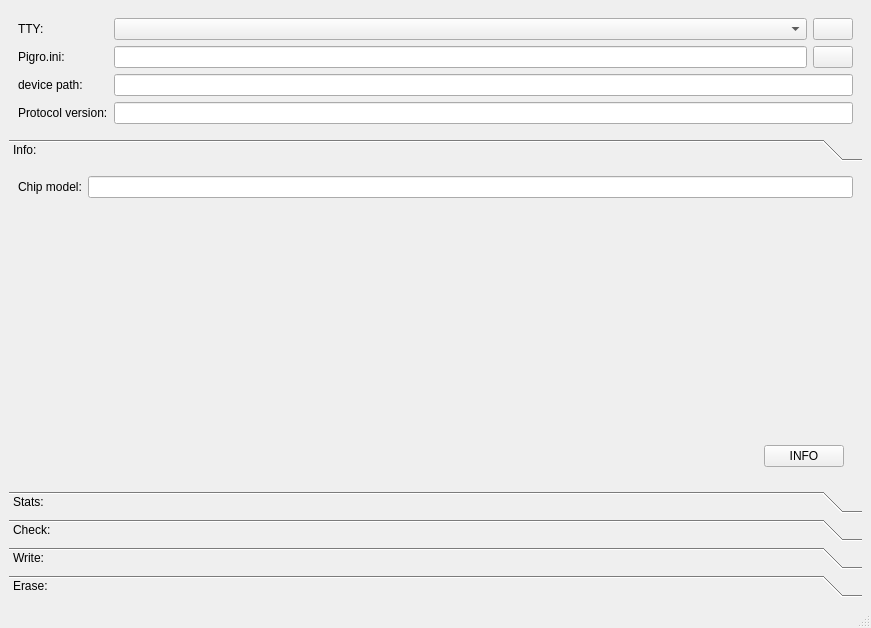
<?xml version="1.0" encoding="UTF-8"?>
<ui version="4.0">
 <class>PigroWindow</class>
 <widget class="QMainWindow" name="PigroWindow">
  <property name="geometry">
   <rect>
    <x>0</x>
    <y>0</y>
    <width>871</width>
    <height>628</height>
   </rect>
  </property>
  <property name="windowTitle">
   <string>MainWindow</string>
  </property>
  <widget class="QWidget" name="centralwidget">
   <layout class="QVBoxLayout" name="verticalLayout">
    <item>
     <widget class="QWidget" name="widget_4" native="true">
      <property name="sizePolicy">
       <sizepolicy hsizetype="Preferred" vsizetype="Minimum">
        <horstretch>0</horstretch>
        <verstretch>0</verstretch>
       </sizepolicy>
      </property>
      <layout class="QFormLayout" name="formLayout_2">
       <item row="0" column="0">
        <widget class="QLabel" name="label">
         <property name="text">
          <string>TTY:</string>
         </property>
        </widget>
       </item>
       <item row="0" column="1">
        <layout class="QHBoxLayout" name="horizontalLayout_4">
         <item>
          <widget class="QComboBox" name="cbTty">
           <property name="sizePolicy">
            <sizepolicy hsizetype="MinimumExpanding" vsizetype="Fixed">
             <horstretch>0</horstretch>
             <verstretch>0</verstretch>
            </sizepolicy>
           </property>
          </widget>
         </item>
         <item>
          <widget class="QPushButton" name="pbRefreshTty">
           <property name="text">
            <string/>
           </property>
           <property name="icon">
            <iconset resource="PigroResources.qrc">
             <normaloff>:/icons/reload.png</normaloff>:/icons/reload.png</iconset>
           </property>
          </widget>
         </item>
        </layout>
       </item>
       <item row="1" column="0">
        <widget class="QLabel" name="label_4">
         <property name="text">
          <string>Pigro.ini:</string>
         </property>
        </widget>
       </item>
       <item row="1" column="1">
        <layout class="QHBoxLayout" name="horizontalLayout_5">
         <item>
          <widget class="QLineEdit" name="lePigroIniPath">
           <property name="readOnly">
            <bool>true</bool>
           </property>
          </widget>
         </item>
         <item>
          <widget class="QPushButton" name="pbOpenPigroIni">
           <property name="sizePolicy">
            <sizepolicy hsizetype="Preferred" vsizetype="Fixed">
             <horstretch>0</horstretch>
             <verstretch>0</verstretch>
            </sizepolicy>
           </property>
           <property name="text">
            <string/>
           </property>
           <property name="icon">
            <iconset resource="PigroResources.qrc">
             <normaloff>:/icons/open-file.png</normaloff>:/icons/open-file.png</iconset>
           </property>
          </widget>
         </item>
        </layout>
       </item>
       <item row="2" column="0">
        <widget class="QLabel" name="label_2">
         <property name="text">
          <string>device path:</string>
         </property>
        </widget>
       </item>
       <item row="2" column="1">
        <widget class="QLineEdit" name="leDevicePath">
         <property name="readOnly">
          <bool>true</bool>
         </property>
        </widget>
       </item>
       <item row="3" column="0">
        <widget class="QLabel" name="label_3">
         <property name="text">
          <string>Protocol version:</string>
         </property>
        </widget>
       </item>
       <item row="3" column="1">
        <widget class="QLineEdit" name="leProtoVersion">
         <property name="readOnly">
          <bool>true</bool>
         </property>
        </widget>
       </item>
      </layout>
     </widget>
    </item>
    <item>
     <widget class="QToolBox" name="toolBox">
      <property name="sizePolicy">
       <sizepolicy hsizetype="Preferred" vsizetype="Expanding">
        <horstretch>0</horstretch>
        <verstretch>0</verstretch>
       </sizepolicy>
      </property>
      <property name="currentIndex">
       <number>0</number>
      </property>
      <widget class="QWidget" name="pageInfo">
       <property name="geometry">
        <rect>
         <x>0</x>
         <y>0</y>
         <width>849</width>
         <height>215</height>
        </rect>
       </property>
       <attribute name="label">
        <string>Info:</string>
       </attribute>
       <layout class="QVBoxLayout" name="verticalLayout_2">
        <item>
         <layout class="QHBoxLayout" name="horizontalLayout">
          <item>
           <widget class="QLabel" name="label_5">
            <property name="text">
             <string>Chip model:</string>
            </property>
           </widget>
          </item>
          <item>
           <widget class="QLineEdit" name="leChipModel">
            <property name="readOnly">
             <bool>true</bool>
            </property>
           </widget>
          </item>
         </layout>
        </item>
        <item>
         <spacer name="verticalSpacer">
          <property name="orientation">
           <enum>Qt::Vertical</enum>
          </property>
          <property name="sizeHint" stdset="0">
           <size>
            <width>20</width>
            <height>40</height>
           </size>
          </property>
         </spacer>
        </item>
        <item>
         <widget class="QWidget" name="widget_2" native="true">
          <layout class="QHBoxLayout" name="horizontalLayout_2">
           <item>
            <spacer name="horizontalSpacer">
             <property name="orientation">
              <enum>Qt::Horizontal</enum>
             </property>
             <property name="sizeHint" stdset="0">
              <size>
               <width>644</width>
               <height>20</height>
              </size>
             </property>
            </spacer>
           </item>
           <item>
            <widget class="QPushButton" name="pbInfo">
             <property name="text">
              <string>INFO</string>
             </property>
            </widget>
           </item>
          </layout>
         </widget>
        </item>
       </layout>
      </widget>
      <widget class="QWidget" name="page_2">
       <property name="geometry">
        <rect>
         <x>0</x>
         <y>0</y>
         <width>849</width>
         <height>215</height>
        </rect>
       </property>
       <attribute name="label">
        <string>Stats:</string>
       </attribute>
      </widget>
      <widget class="QWidget" name="page">
       <property name="geometry">
        <rect>
         <x>0</x>
         <y>0</y>
         <width>849</width>
         <height>215</height>
        </rect>
       </property>
       <attribute name="label">
        <string>Check:</string>
       </attribute>
      </widget>
      <widget class="QWidget" name="page_3">
       <property name="geometry">
        <rect>
         <x>0</x>
         <y>0</y>
         <width>849</width>
         <height>215</height>
        </rect>
       </property>
       <attribute name="label">
        <string>Write:</string>
       </attribute>
      </widget>
      <widget class="QWidget" name="page_4">
       <property name="geometry">
        <rect>
         <x>0</x>
         <y>0</y>
         <width>849</width>
         <height>215</height>
        </rect>
       </property>
       <attribute name="label">
        <string>Erase:</string>
       </attribute>
      </widget>
     </widget>
    </item>
   </layout>
  </widget>
  <widget class="QMenuBar" name="menubar">
   <property name="geometry">
    <rect>
     <x>0</x>
     <y>0</y>
     <width>871</width>
     <height>25</height>
    </rect>
   </property>
  </widget>
  <widget class="QStatusBar" name="statusbar"/>
 </widget>
 <resources>
  <include location="PigroResources.qrc"/>
 </resources>
 <connections/>
</ui>
